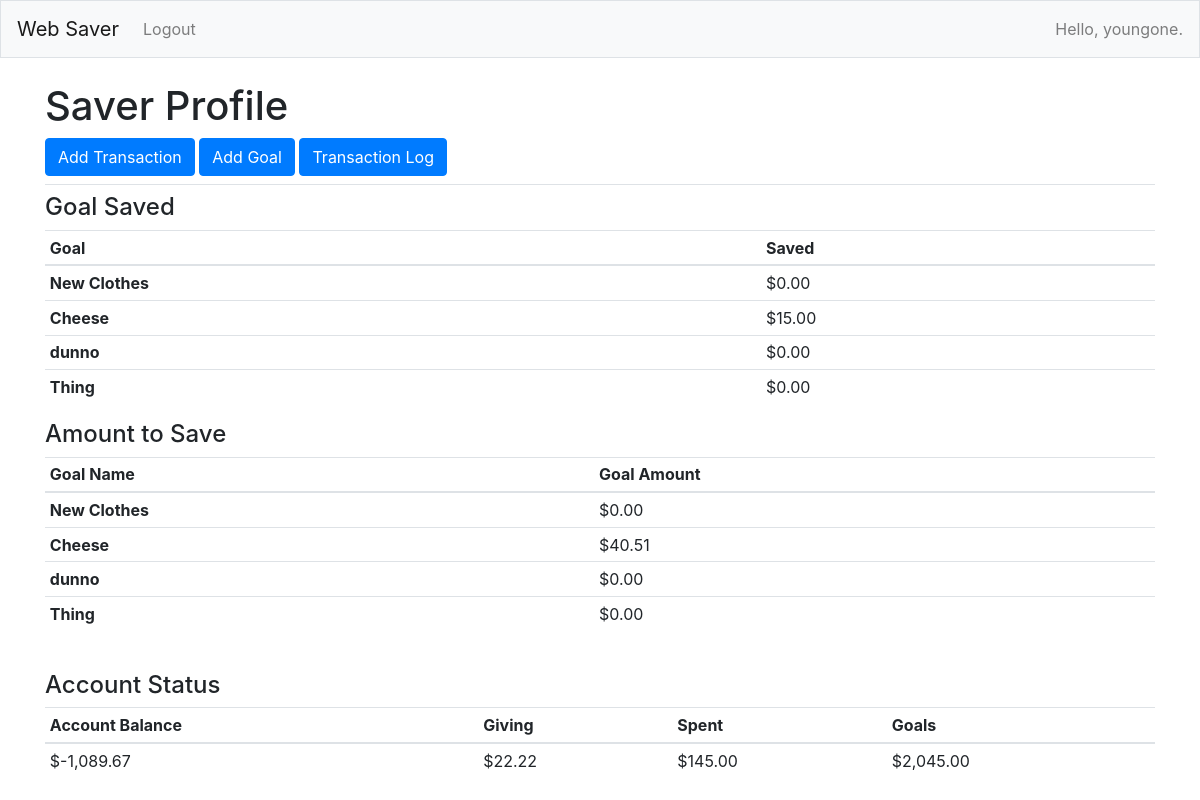
Screenshot of /saver/ (signed in) with the database file from the repository.
### web_save_app/models.py (models this page shows, shortened)
class Goal(models.Model):
	name = models.CharField(max_length=80)
	date_added = models.DateTimeField(auto_now_add=True)
	user_id = models.ForeignKey(User,on_delete = models.CASCADE)
	goal_amount = models.DecimalField(max_digits = 10, decimal_places = 2)
	is_active = models.BooleanField(default = True)

### web_save_app/views.py (the view)
# urls.py: path('saver/',views.saver,name='saver'),
@login_required
def saver(request):
	user_transactions = Transaction.objects.filter(user_id=request.user)
	_total_saved = list(user_transactions.filter(category='save').aggregate(Sum('amount')).values())[0]
	_total_given = list(user_transactions.filter(category='give').aggregate(Sum('amount')).values())[0]
	_total_spent = list(user_transactions.filter(category='spend').aggregate(Sum('amount')).values())[0]
	_total_goal = list(user_transactions.filter(category='goal').aggregate(Sum('amount')).values())[0]
	total_saved = none_equals_0(_total_saved)
	total_given = none_equals_0(_total_given)
	total_spent = none_equals_0(_total_spent)
	total_goal = none_equals_0(_total_goal)
	account_balance = total_saved+total_given+total_spent+total_goal
	goal_list = Goal.objects.filter(user_id = request.user)
	goal_transactions = Transaction.objects.filter(user_id =request.user).filter(category = 'goal')
	goal_summary = {}
	goal_amount_list = {}
	for goal in goal_list:
		total = list(goal_transactions.filter(goal_id=goal.id).aggregate(Sum('amount')).values())[0]
		if total != None:
			goal_summary.update({goal.name:total})
			goal_amount_list.update({goal.name:goal.goal_amount})
		else:
			goal_summary.update({goal.name: 0})
			goal_amount_list.update({goal.name: 0})
	context= {'total_saved': total_saved, 'total_given':total_given, 'total_spent': total_spent,
	 'account_balance':account_balance, 'total_goal':total_goal, 'goal_summary':goal_summary, 'goal_amount_list':goal_amount_list,}
	return render(request, 'web_save_app/saver.html',context)

### web_save_app/templatetags/my_filters.py (called while the page is built)
def currency(dollars):
    dollars = round(float(dollars), 2)
    return "$%s%s" % (intcomma(int(dollars)), ("%0.2f" % dollars)[-3:])

### web_save_app/views.py (called while the page is built)
def none_equals_0(check_value):
	if check_value is None:
		return 0
	else:
		return check_value

### web_save_app/templates/web_save_app/saver.html (shortened to what this page needs)
{% extends 'web_save_app/base.html' %}
{% load my_filters %}
{% load mathfilters %}
{% block page_header %}
	<h1>Saver Profile</h1>
	<a class="btn btn-primary" href="{% url 'web_save_app:saver_transaction' %}" role="button">Add Transaction</a>
<a class="btn btn-primary" href="{% url 'web_save_app:new_goal' %}" role="button">Add Goal</a>
<a class="btn btn-primary" href="{% url 'web_save_app:saver_summary'%}" role="button">Transaction Log</a>
{% endblock page_header %}
{% block content %}
<div id="container">
  	<h4>Goal Saved</h4>
  	<table class="table table-sm">
  <thead>
    <tr>
      <th scope="col">Goal</th>
      <th scope="col">Saved</th>
    </tr>
  </thead>
  <tbody>
  	{% for key, value in goal_summary.items %}
    <tr>
   	  <th scope="row">{{key}}</th>
      <td>{{value|abs|currency}}</td>
    </tr>
    {%endfor%}
  </tbody>
</table>
  </div>
  <div id="right">
  	<h4>Amount to Save</h4>
  	<table class="table table-sm">
  <thead>
    <tr>
      <th scope="col">Goal Name</th>
      <th scope="col">Goal Amount</th>
    </tr>
  </thead>
  <tbody>
  	{% for key, value in goal_amount_list.items %}
    <tr>
   	  <th scope="row">{{key}}</th>
      <td>{{value|abs|currency}}</td>
    </tr>
    {%endfor%}
  </tbody>
</table>
  </div>
</div>
  	<h4>Account Status</h4>
<table class="table table-sm">
	<thead>
	<tr>
		<th scope = "col">Account Balance</th>
		<th scope = "col">Giving</th>
		<th scope = "col">Spent</th>
		<th scope = "col">Goals</th>
	</tr>
	</thead>
	<tbody>
	<tr>
			<td>{{account_balance|currency}}</td>
			<td>{{total_given|abs|currency}}</td>
			<td>{{total_spent|abs|currency}}</td>
			<td>{{total_goal|abs|currency}}</td>
		</tr>
	</tbody>
</table>
{% endblock content %}

### web_save_app/templates/web_save_app/base.html (shortened to what this page needs)
{% load bootstrap4 %}
<!doctype html>
<html lang="en">
<head>
	{% bootstrap_css %}
</head>
<body>
	<nav class="navbar navbar-expand-md navbar-light bg-light mb-4 border">
		<a class="navbar-brand" href="{% url 'web_save_app:index'%}">Web Saver</a>
		<div class="collapse navbar-collapse" id="navbarCollapse">
			{% if user.is_authenticated %}
			<ul class="navbar-nav mr-auto">
				<li class="nav-item">
				<a class="nav-link"
					href="{% url 'web_save_app:logout' %}">
				Logout</a></li>
			</ul>
			<ul class="navbar-nav ml-auto">
				<li class="nav-item">
					<span class="navbar-text"}>Hello, {{ user.username }}.</span>
				</li>
			{% else %}
			<ul class="navbar-nav mr-auto">
				<li class="nav-item">
				<a class="nav-link"
					href="{% url 'web_save_app:login' %}">
				Login</a></li>
		{% endif %}
			</ul>
		</div>
	</nav>
	<main role="main" class="container">
		<div class="pb-2 mb-2 border-bottom">
			{% block page_header %}{% endblock page_header %}
		</div>
		<div>
			{% block content %}{% endblock content %}
	</main>
</body>
</html>

### rows the page displays
Goal: goal_summary "New Clothes", goal_amount_list "New Clothes"
Goal: goal_summary "Cheese", goal_amount_list "Cheese", goal_amount_list "$40.51"
Goal: goal_summary "dunno", goal_amount_list "dunno"
Goal: goal_summary "Thing", goal_amount_list "Thing"

### other values shown
{{ user.username }} "youngone"
{{ value|abs|currency }} "$0.00" "$15.00" "$0.00" "$0.00"
{{ value|abs|currency }} "$0.00" "$0.00" "$0.00"
{{ account_balance|currency }} "$-1,089.67"
{{ total_given|abs|currency }} "$22.22"
{{ total_spent|abs|currency }} "$145.00"
{{ total_goal|abs|currency }} "$2,045.00"
